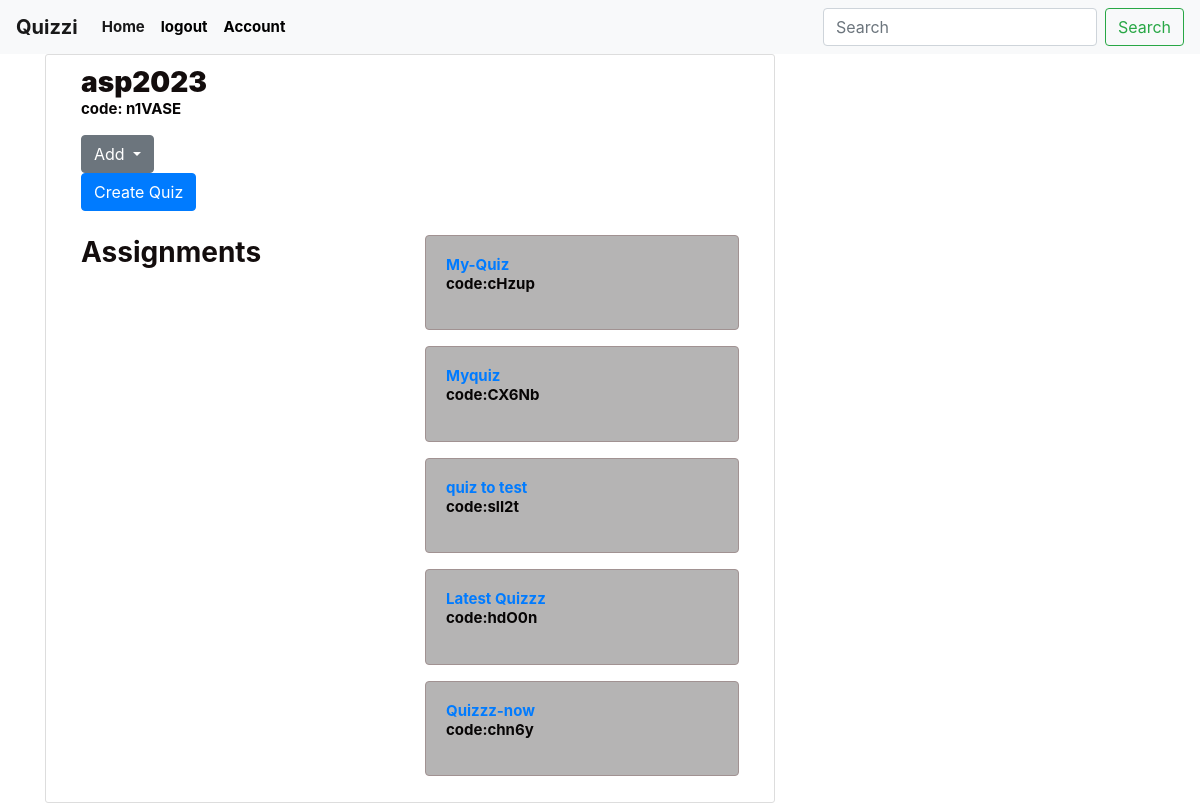
Page /_class/1 (signed in) on the earlier database version.
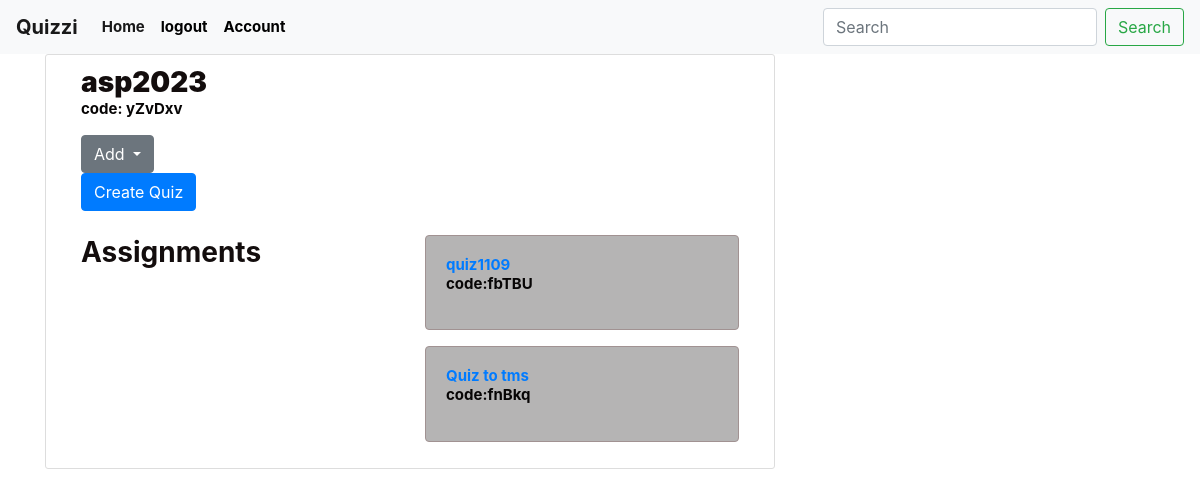
Same page on the later database version.
### quiz/models.py (models this page shows, shortened)
class Class(db.Model):
    id = db.Column(db.Integer, primary_key=True)
    username = db.Column(db.String(20),nullable=False)
    class_name = db.Column(db.String(100), nullable=False)
    class_code = db.Column(db.String(6),nullable=False)
    user_id = db.Column(db.Integer, nullable=False)
    nonuserid = db.Column(db.Integer, db.ForeignKey('user.id'), nullable=False)
    assignments = db.relationship('Assignment', backref='classs', lazy=True)
    created_at = db.Column(db.DateTime, server_default=db.func.now())  # Initialized
    quizzes = db.relationship('Quiz',backref='class_',lazy=True)

class Quiz(db.Model):
    id = db.Column(db.Integer, primary_key=True)
    class_id = db.Column(db.Integer, db.ForeignKey('class.id'))
    quiz_code = db.Column(db.String(5), nullable=False)
    title = db.Column(db.String(100), nullable=False)
    timer = db.Column(db.Integer)  # Default timer in seconds
    questions = db.relationship('Question', backref='quiz', lazy=True)
    options = db.relationship('Option',backref='quiz', lazy=True)
    quizlog  = db.relationship('QuizLog',backref='quizlog', lazy=True)

### quiz/routes.py (the view)
@app.route('/_class/<int:classid>')
def class_info(classid):
    classinfo = Class.query.get_or_404(classid)
    user = User.query.filter_by(username=classinfo.username).first()
    assignments = Assignment.query.filter_by(class_id=classinfo.id).all()
    userassigns = user.assignments
    quizzes = classinfo.quizzes
    quizlog = {}  # Create an empty dictionary to store quiz log entries
    for quiz in quizzes:
        last_attempt = get_user_attempted_quizzes(user.id, quiz.id)
        if last_attempt:
            quizlog[quiz.id] = last_attempt
    users_quizzes = get_users_with_assigned_quiz(classid)
    if classinfo:
        return render_template('classinfo.html',classinfo=classinfo, current_user=current_user,
                                assignments=assignments,userassigns=userassigns,quizzes=quizzes,quizlog=quizlog)

### quiz/models.py (called while the page is built)
@login_manager.user_loader
def load_user(user_id):
    return User.query.get(int(user_id))

### quiz/utils.py (called while the page is built)
def get_users_with_assigned_quiz(class_id):
    class_ = Class.query.get(class_id)
    if class_ is None:
        return []
    joined_users = class_.user.query.all()
    users_with_assigned_quiz = []
    for user in joined_users:
        assigned_quizzes = Quiz.query.filter_by(class_id=class_.id).all()
        if assigned_quizzes:
            users_with_assigned_quiz.append(user)
    return users_with_assigned_quiz

def get_user_attempted_quizzes(user,quiz):
    last_attempt = QuizLog.query.filter_by(student_id=user, quiz_id=quiz).order_by(QuizLog.id.desc()).first()
    print("------------------------------------------------",last_attempt)
    return last_attempt

### quiz/templates/classinfo.html (shortened to what this page needs)
{% extends "layout.html" %}
{% block content %}
<div class="classinfoo">
<div class="content-section" id="classinfo">
{% if current_user.role == 'teacher' %}
<form method="POST" enctype="multipart/form-data">
<div class="bg">
    <div class="container">
    <h2><b>{{ classinfo.class_name }}</b></h2>
    <p> code: {{ classinfo.class_code }}</p>
    <div class="dropdown">
        <button class="btn btn-secondary dropdown-toggle" type="button" id="dropdownMenuButton" data-toggle="dropdown" aria-haspopup="true" aria-expanded="false">
            Add
        </button>
    </div>
    </div>
    </div>
    <div class="col-md-3">
        <div class="quiz-frame">
         </form>
            <form method="post" action="{{ url_for('add_quiz') }}">
                <button type="submit" class="btn btn-primary"  >Create Quiz</button>
            </form>
        </div>
    </div>
<div class="container mt-4">
    <div class="row">
        <div class="col-md-6">
            <h3>Assignments</h3>
        </div>
        <div class="col-md-6">
            {% for quiz in quizzes %}
                    <div class="card mb-3">
                        <div class="card-body">
                            <a href="{{ url_for('quiz_details', quiz_id=quiz.id) }}" class="card-title">{{quiz.title}}</a>
                            <p class="card-text">code:{{quiz.quiz_code}}</p>
                        </div>
                    </div>
                    {% endfor %}
        </div>
    </div>
</div>
{% endif %}
</div>
</div>
{% endblock %}

### quiz/templates/layout.html (shortened to what this page needs)
<html>
<head>
   <link rel="stylesheet" href="https://cdn.jsdelivr.net/npm/bootstrap@4.3.1/dist/css/bootstrap.min.css">
   <link rel="stylesheet" type="text/css" href="{{ url_for('static', filename='style.css')}}">
  </head>
<body>
<header class="site-header">
    <nav class="navbar navbar-expand-lg navbar-light bg-light" id="navbar">
          {% if current_user.is_authenticated %}
          <a class="navbar-brand" href="{{url_for('home')}}">Quizzi</a>
          {% else %}
          <a class="navbar-brand" href="{{url_for('firstpage')}}">Quizzi</a>
          {% endif %}
        <div class="collapse navbar-collapse" id="navbarSupportedContent">
          <ul class="navbar-nav mr-auto">
            {% if current_user.is_authenticated %}
            <li class="nav-item active">
              <a class="nav-link" href="{{ url_for('home') }}">Home <span class="sr-only">(current)</span></a>
            </li>
            <li class="nav-item">
              <a class="nav-link " href="{{ url_for('logout') }}" tabindex="-1" aria-disabled="true">logout</a>
            </li>
            <li class="nav-item">
              <a class="nav-link " href="{{ url_for('account') }}" tabindex="-1" aria-disabled="true">Account</a>
            </li>
            {% endif %}
          </ul>
          <form class="form-inline my-2 my-lg-0">
            <input class="form-control mr-sm-2" type="search" placeholder="Search" aria-label="Search">
            <button class="btn btn-outline-success my-2 my-sm-0" type="submit">Search</button>
          </form>
        </div>
      </nav>
      <main role="main" class="container">
        <div class="row">
          <div class="col-md-8">
  {% block content %}{% endblock %}
</body>
</html>

### quiz/static/style.css (style rules this page uses)
body { background-attachment: fixed; color: #333333; margin-top: 0rem; }
.card { background-color: rgba(108, 106, 106, 0.5); border: 1px solid #a19292; }
.site-header .navbar-nav .nav-link { color: black }
.navbar { background-color: #333333; }
.content-section { background: #ffffff; padding: 10px 20px; border: 1px solid #dddddd; border-radius: 3px; margin-bottom: 20px; }
#navbar { background-color: #333333; }
h1, h2, h3, h4, h5, h6 { color: #130d0d; line-height: 1.25; font-size: 28px; font-weight: bold; margin: 0; }
p { color: #070505; }

### quiz/templates/layout.html (style rules this page uses)
body { color: #2b3a47; line-height: 1.25; font-size: 15px; font-weight: bold; margin: 0; }

Differences in the rows shown:
removed Quiz: title "Myquiz", quiz_code "CX6Nb"
no longer on this page (row edited): Quiz: title "quiz to test", quiz_code "slI2t"
removed Quiz: title "Latest Quizzz", quiz_code "hdO0n"
removed Quiz: title "Quizzz-now", quiz_code "chn6y"
changed Class "asp2023": class_code "n1VASE" → "yZvDxv"
changed Quiz: title "My-Quiz" → "quiz1109"; quiz_code "cHzup" → "fbTBU"
added Quiz: title "Quiz to tms", quiz_code "fnBkq"
